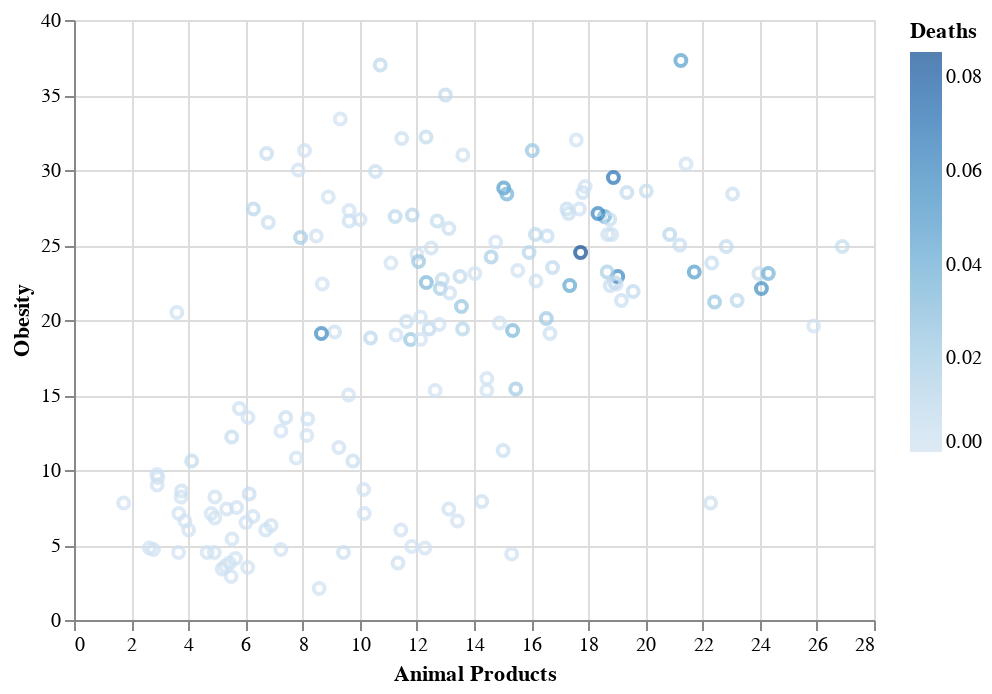

Write notebook code for a chart like this one.
### Code cell
import altair as alt

alt.Chart(covid_food_data).mark_point().encode(
    x='Animal Products',
    y='Obesity',
    color='Deaths'
).interactive()

### Figure 1 — Vega-Lite specification as saved in the notebook (floating-point values rounded to 4 significant figures; data arrays with more than 128 entries replaced by an {"elided": "..."} marker saying what was removed)
{"config": {"view": {"continuousWidth": 400, "continuousHeight": 300}}, "data": {"name": "data-44c34c5a2500197871471894b3240c99"}, "mark": "point", "encoding": {"color": {"type": "quantitative", "field": "Deaths"}, "x": {"type": "quantitative", "field": "Animal Products"}, "y": {"type": "quantitative", "field": "Obesity"}}, "selection": {"selector001": {"type": "interval", "bind": "scales", "encodings": ["x", "y"]}}, "$schema": "https://vega.github.io/schema/vega-lite/v4.8.1.json", "datasets": {"data-44c34c5a2500197871471894b3240c99": {"elided": "161 records"}}}
